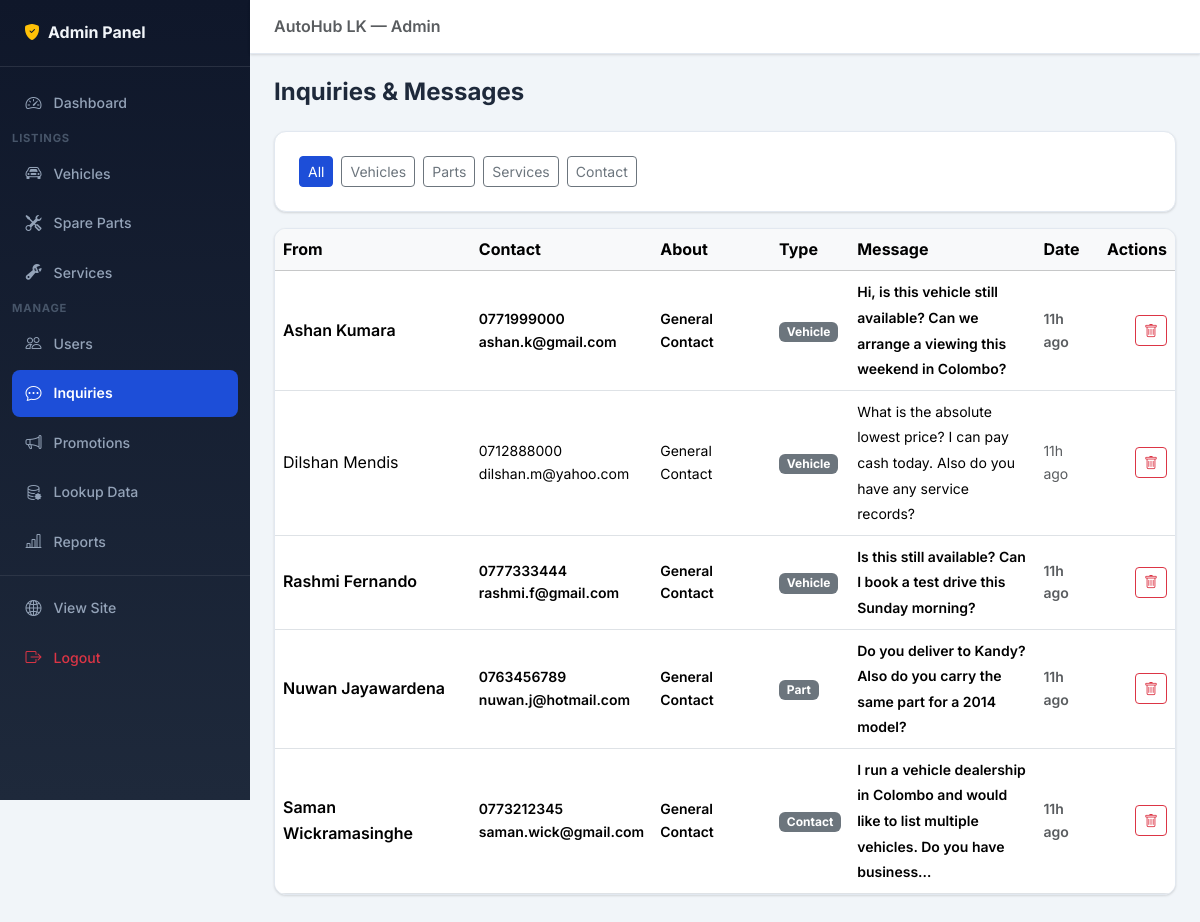
Screenshot of /public/admin/inquiries (signed in) with the database file from the repository.
### tables this page shows
CREATE TABLE `inquiries` (
  `id` int(10) UNSIGNED NOT NULL,
  `listing_type` enum('vehicle','part','service','contact') NOT NULL,
  `listing_id` int(10) UNSIGNED DEFAULT NULL,
  `sender_name` varchar(120) NOT NULL,
  `sender_phone` varchar(20) NOT NULL DEFAULT '',
  `sender_email` varchar(180) NOT NULL DEFAULT '',
  `message` text NOT NULL,
  `is_read` tinyint(1) NOT NULL DEFAULT 0,
  `created_at` datetime NOT NULL DEFAULT current_timestamp()
);

### app/core/Controller.php (called while the page is built, shortened)
<?php
class Controller
{
    protected function view(string $view, array $data = [], string $layout = 'public'): void
    {
        extract($data);
        $viewFile = APP_ROOT . '/app/views/' . $view . '.php';
        require $viewFile;
    }
    protected function get(string $key, mixed $default = ''): mixed
    {
        return isset($_GET[$key]) ? trim($_GET[$key]) : $default;
    }
}

### app/controllers/AdminController.php (called while the page is built, shortened)
<?php
require_once APP_ROOT . '/app/models/PartModel.php';
require_once APP_ROOT . '/app/models/InquiryModel.php';
class AdminController extends Controller
{
    private InquiryModel  $inquiries;
    public function __construct()
    {
        $this->inquiries = new InquiryModel();
    }
    public function inquiries(): void
    {
        $page  = max(1,(int)$this->get('page',1));
        $type  = $this->get('type','');
        $list  = $this->inquiries->adminList($page, ADMIN_ROWS_PER_PAGE, $type);
        $this->view('admin/inquiries/index', compact('list','pag','type'), 'admin');
    }
}

### public/index.php (called while the page is built, shortened)
<?php
require_once ROOT . '/config/database.php';
require_once ROOT . '/app/core/Model.php';
require_once ROOT . '/app/core/Controller.php';
require_once ROOT . '/app/core/Router.php';
require_once ROOT . '/includes/helpers.php';
$router = new Router();
$router->get('/',                      'HomeController@index');
$router->get('/about',                 'AboutController@index');
$router->get('/contact',               'ContactController@show');
$router->post('/contact',              'ContactController@submit');
$router->get('/promotions',            'PromotionController@index');
$router->get('/vehicles',              'VehicleController@index');
$router->get('/vehicles/{id}',         'VehicleController@show');
$router->post('/vehicles/{id}/inquiry','VehicleController@inquiry');
$router->get('/parts',                 'PartController@index');
$router->get('/parts/{id}',            'PartController@show');
$router->post('/parts/{id}/inquiry',   'PartController@inquiry');
$router->get('/services',              'ServiceController@index');
$router->get('/services/{id}',         'ServiceController@show');
$router->post('/services/{id}/inquiry','ServiceController@inquiry');
$router->get('/login',                 'AuthController@showLogin');
$router->post('/login',                'AuthController@login');
$router->get('/register',              'AuthController@showRegister');
$router->post('/register',             'AuthController@register');
$router->get('/logout',                'AuthController@logout');
$router->get('/forgot-password',       'AuthController@showForgotPassword');
$router->post('/forgot-password',      'AuthController@forgotPassword');
$router->get('/ajax/models',           'VehicleController@ajaxModels');
$router->get('/ajax/cities',           'ContactController@ajaxCities');
$router->get('/dashboard',                         'DashboardController@index');
$router->get('/dashboard/profile',                 'DashboardController@profile');
$router->post('/dashboard/profile',                'DashboardController@updateProfile');
$router->get('/dashboard/vehicles',                'DashboardController@myVehicles');
$router->get('/dashboard/vehicles/create',         'DashboardController@createVehicle');
$router->post('/dashboard/vehicles/create',        'DashboardController@storeVehicle');
$router->get('/dashboard/vehicles/{id}/edit',      'DashboardController@editVehicle');
$router->post('/dashboard/vehicles/{id}/edit',     'DashboardController@updateVehicle');
$router->post('/dashboard/vehicles/{id}/delete',   'DashboardController@deleteVehicle');
$router->post('/dashboard/vehicles/{id}/sold',     'DashboardController@markVehicleSold');
$router->get('/dashboard/parts',                   'DashboardController@myParts');
$router->get('/dashboard/parts/create',            'DashboardController@createPart');
$router->post('/dashboard/parts/create',           'DashboardController@storePart');
$router->get('/dashboard/parts/{id}/edit',         'DashboardController@editPart');
$router->post('/dashboard/parts/{id}/edit',        'DashboardController@updatePart');
$router->post('/dashboard/parts/{id}/delete',      'DashboardController@deletePart');
$router->get('/dashboard/services',                'DashboardController@myServices');
$router->get('/dashboard/services/provider/edit',  'DashboardController@editProvider');
$router->post('/dashboard/services/provider/edit', 'DashboardController@updateProvider');
$router->get('/dashboard/services/create',         'DashboardController@createService');
$router->post('/dashboard/services/create',        'DashboardController@storeService');
$router->get('/dashboard/services/{id}/edit',      'DashboardController@editService');
$router->post('/dashboard/services/{id}/edit',     'DashboardController@updateService');
$router->post('/dashboard/services/{id}/delete',   'DashboardController@deleteService');
$router->post('/dashboard/services/{id}/addon',    'DashboardController@addAddon');
$router->post('/dashboard/addons/{id}/delete',     'DashboardController@deleteAddon');
$router->get('/dashboard/inquiries',               'DashboardController@inquiries');
$router->get('/admin/login',                        'AdminController@showLogin');
$router->post('/admin/login',                       'AdminController@login');
$router->get('/admin/logout',                       'AdminController@logout');
$router->get('/admin',                              'AdminController@dashboard');
$router->get('/admin/dashboard',                    'AdminController@dashboard');
$router->get('/admin/users',                        'AdminController@users');
$router->post('/admin/users/{id}/suspend',          'AdminController@suspendUser');
$router->post('/admin/users/{id}/activate',         'AdminController@activateUser');
$router->post('/admin/users/{id}/delete',           'AdminController@deleteUser');
$router->get('/admin/vehicles',                     'AdminController@vehicles');
$router->post('/admin/vehicles/{id}/approve',       'AdminController@approveVehicle');
$router->post('/admin/vehicles/{id}/reject',        'AdminController@rejectVehicle');
$router->post('/admin/vehicles/{id}/feature',       'AdminController@featureVehicle');
$router->post('/admin/vehicles/{id}/delete',        'AdminController@deleteVehicle');
$router->get('/admin/parts',                        'AdminController@parts');
$router->post('/admin/parts/{id}/approve',          'AdminController@approvePart');
$router->post('/admin/parts/{id}/reject',           'AdminController@rejectPart');
$router->post('/admin/parts/{id}/feature',          'AdminController@featurePart');
$router->post('/admin/parts/{id}/delete',           'AdminController@deletePart');
$router->get('/admin/services',                     'AdminController@services');
$router->post('/admin/services/{id}/approve',       'AdminController@approveService');
$router->post('/admin/services/{id}/reject',        'AdminController@rejectService');
$router->post('/admin/services/{id}/delete',        'AdminController@deleteService');
$router->get('/admin/lookup',                       'AdminController@lookup');
$router->post('/admin/lookup/manufacturer',         'AdminController@saveManufacturer');
$router->post('/admin/lookup/manufacturer/{id}/delete', 'AdminController@deleteManufacturer');
$router->post('/admin/lookup/model',                'AdminController@saveModel');
$router->post('/admin/lookup/model/{id}/delete',    'AdminController@deleteModel');
$router->post('/admin/lookup/part-category',        'AdminController@savePartCategory');
$router->post('/admin/lookup/part-category/{id}/delete', 'AdminController@deletePartCategory');
$router->post('/admin/lookup/service-category',     'AdminController@saveServiceCategory');
$router->post('/admin/lookup/service-category/{id}/delete', 'AdminController@deleteServiceCategory');
$router->post('/admin/lookup/district',             'AdminController@saveDistrict');
$router->post('/admin/lookup/city',                 'AdminController@saveCity');
$router->post('/admin/lookup/city/{id}/delete',     'AdminController@deleteCity');
$router->get('/admin/promotions',                   'AdminController@promotions');
$router->post('/admin/promotions/add',              'AdminController@addPromotion');
$router->post('/admin/promotions/{id}/remove',      'AdminController@removePromotion');
$router->get('/admin/inquiries',                    'AdminController@inquiries');
$router->get('/admin/inquiries/{id}',               'AdminController@viewInquiry');
$router->post('/admin/inquiries/{id}/delete',       'AdminController@deleteInquiry');
$router->get('/admin/reports',                      'AdminController@reports');
$url    = $_GET['url'] ?? '/';
$method = $_SERVER['REQUEST_METHOD'];
$router->dispatch($url, $method);

### config/database.php (called while the page is built, shortened)
<?php
class Database
{
    private static ?PDO $instance = null;
    public static function getInstance(): PDO
    {
        if (self::$instance === null) {
            $dsn = sprintf(
                'mysql:host=%s;dbname=%s;charset=%s',
                DB_HOST,
                DB_NAME,
                DB_CHARSET
            );
            $options = [
                PDO::ATTR_ERRMODE            => PDO::ERRMODE_EXCEPTION,
                PDO::ATTR_DEFAULT_FETCH_MODE => PDO::FETCH_ASSOC,
                PDO::ATTR_EMULATE_PREPARES   => false,
                PDO::MYSQL_ATTR_INIT_COMMAND => "SET NAMES utf8mb4 COLLATE utf8mb4_unicode_ci",
            ];
            try {
                self::$instance = new PDO($dsn, DB_USER, DB_PASS, $options);
            } catch (PDOException $e) {
                if (APP_DEBUG) {
                    die('Database connection failed: ' . $e->getMessage());
                } else {
                    die('Database connection error. Please try again later.');
                }
            }
        }
        return self::$instance;
    }
}

### app/models/InquiryModel.php (called while the page is built, shortened)
<?php
class InquiryModel extends Model
{
    public function adminList(int $page, int $perPage, string $type = ''): array
    {
        $offset = ($page - 1) * $perPage;
        $where = '1=1'; $params = [];
        $params[] = $perPage; $params[] = $offset;
        return $this->fetchAll(
            "SELECT * FROM inquiries WHERE $where ORDER BY created_at DESC LIMIT ? OFFSET ?",
            $params
        );
    }
}

### app/core/Model.php (called while the page is built, shortened)
<?php
class Model
{
    protected PDO $db;
    public function __construct()
    {
        $this->db = Database::getInstance();
    }
    protected function fetchAll(string $sql, array $params = []): array
    {
        $stmt = $this->db->prepare($sql);
        $stmt->execute($params);
        return $stmt->fetchAll();
    }
}

### includes/helpers.php (called while the page is built, shortened)
<?php
function e(string|null $str): string
{
    return htmlspecialchars((string)$str, ENT_QUOTES | ENT_SUBSTITUTE, 'UTF-8');
}
function timeAgo(string $dateStr): string
{
    $diff = time() - strtotime($dateStr);
    if ($diff < 86400)    return floor($diff / 3600) . 'h ago';
    return formatDate($dateStr);
}
function url(string $path = ''): string
{
    return BASE_URL . '/' . ltrim($path, '/');
}
function truncate(string $text, int $length = 120): string
{
    if (mb_strlen($text) <= $length) return $text;
    return mb_substr($text, 0, $length) . '…';
}

### app/views/admin/inquiries/index.php (the view, shortened to what this page needs)
<h2 class="h4 fw-bold mb-4">Inquiries & Messages</h2>
<div class="dash-card mb-3">
  <div class="d-flex gap-2">
    <?php foreach (['' => 'All', 'vehicle' => 'Vehicles', 'part' => 'Parts', 'service' => 'Services', 'contact' => 'Contact'] as $val => $label): ?>
      <a href="?type=<?= $val ?>" class="btn btn-sm <?= $type===$val?'btn-primary':'btn-outline-secondary' ?>"><?= $label ?></a>
    <?php endforeach; ?>
  </div>
</div>
<div class="dash-card p-0 overflow-hidden">
  <div class="table-responsive">
    <table class="table table-hover align-middle mb-0">
      <thead class="table-light"><tr><th>From</th><th>Contact</th><th>About</th><th>Type</th><th>Message</th><th>Date</th><th class="text-end">Actions</th></tr></thead>
      <tbody>
        <?php foreach ($list as $inq): ?>
          <tr class="<?= !$inq['is_read']?'table-warning-subtle fw-semibold':'' ?>">
            <td><?= e($inq['sender_name']) ?></td>
            <td class="small"><div><?= e($inq['sender_phone']) ?></div><div><?= e($inq['sender_email']) ?></div></td>
            <td class="small"><?= e($inq['listing_title']??'General Contact') ?></td>
            <td><span class="badge bg-secondary"><?= ucfirst($inq['listing_type']) ?></span></td>
            <td style="max-width:200px"><span class="small"><?= e(truncate($inq['message'],100)) ?></span></td>
            <td class="text-muted small"><?= timeAgo($inq['created_at']) ?></td>
            <td class="text-end">
              <form method="POST" action="<?= url('admin/inquiries/'.$inq['id'].'/delete') ?>" onsubmit="return confirm('Delete inquiry?')"><?= csrfField() ?><button class="btn btn-sm btn-outline-danger"><i class="bi bi-trash"></i></button></form>
            </td>
          </tr>
        <?php endforeach; ?>
      </tbody>
    </table>
  </div>
</div>

### app/core/Router.php (shortened to what this page needs)
<?php
class Router
{
    private array $routes = [];
    private function addRoute(string $method, string $pattern, string $handler): void
    {
        $this->routes[] = [
            'method'  => $method,
            'pattern' => $pattern,
            'handler' => $handler,
        ];
    }
    public function dispatch(string $url, string $requestMethod): void
    {
        $url = '/' . trim($url, '/');
        foreach ($this->routes as $route) {
            if ($route['method'] !== 'ANY' && $route['method'] !== strtoupper($requestMethod)) {
                continue;
            }
            $pattern = $route['pattern'];
            $regex = preg_replace('/\{([a-zA-Z_]+)\}/', '(?P<$1>[^/]+)', $pattern);
            $regex = '#^' . $regex . '$#';
            if (preg_match($regex, $url, $matches)) {
                $params = array_filter($matches, 'is_string', ARRAY_FILTER_USE_KEY);
                [$controllerName, $method] = explode('@', $route['handler']);
                $controller = new $controllerName();
                call_user_func_array([$controller, $method], $params);
                return;
            }
        }
    }
}

### public/assets/css/style.css (style rules this page uses)
:root { --color-brand: #1d4ed8; --color-brand-dark: #1e3a8a; --color-accent: #f59e0b; --color-accent-dark: #d97706; --color-success: #16a34a; --color-danger: #dc2626; --color-bg: #f1f5f9; --color-surface: #ffffff; --color-text: #1e293b; --color-muted: #64748b; --color-border: #e2e8f0; --radius: 12px; --radius-sm: 8px; --shadow-sm: 0 1px 3px rgba(0,0,0,.08), 0 1px 2px rgba(0,0,0,.06); --shadow: 0 4px 16px rgba(0,0,0,.08); --shadow-lg: 0 8px 32px rgba(0,0,0,.12); --transition: all 0.22s ease; --sidebar-w: 250px; --navbar-h: 64px; }
*, *::before, *::after { box-sizing: border-box; }
body { font-family: 'Inter', sans-serif; color: var(--color-text); background: var(--color-bg); line-height: 1.6; -webkit-font-smoothing: antialiased; }
a { color: var(--color-brand); text-decoration: none; transition: var(--transition); }
.dash-card { background: var(--color-surface); border-radius: var(--radius); padding: 1.5rem; border: 1px solid var(--color-border); box-shadow: var(--shadow-sm); margin-bottom: 1.5rem; }
.btn-primary { background: var(--color-brand); border-color: var(--color-brand); }
.table > :not(caption) > * > * { vertical-align: middle; }

### rows the page displays
inquiries: sender_name "Ashan Kumara", sender_phone "0771999000", sender_email "ashan.k@gmail.com", listing_title "General Contact", listing_type "Vehicle", message "Hi, is this vehicle still available? Can we arrange a viewing this weekend in Colombo?", created_at "11h ago"
inquiries: sender_name "Dilshan Mendis", sender_phone "0712888000", sender_email "dilshan.m@yahoo.com", listing_title "General Contact", listing_type "Vehicle", message "What is the absolute lowest price? I can pay cash today. Also do you have any service records?", created_at "11h ago"
inquiries: sender_name "Rashmi Fernando", sender_phone "0777333444", sender_email "rashmi.f@gmail.com", listing_title "General Contact", listing_type "Vehicle", message "Is this still available? Can I book a test drive this Sunday morning?", created_at "11h ago"
inquiries: sender_name "Nuwan Jayawardena", sender_phone "0763456789", sender_email "nuwan.j@hotmail.com", listing_title "General Contact", listing_type "Part", message "Do you deliver to Kandy? Also do you carry the same part for a 2014 model?", created_at "11h ago"
inquiries: sender_name "Saman Wickramasinghe", sender_phone "0773212345", sender_email "saman.wick@gmail.com", listing_title "General Contact", listing_type "Contact", message "I run a vehicle dealership in Colombo and would like to list multiple vehicles. Do you have business…", created_at "11h ago"

### other values shown
$label "All"
$label "Vehicles"
$label "Parts"
$label "Services"
$label "Contact"
